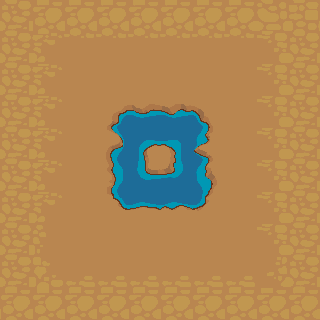

A level layout from a 2D game, rendered from its tile map. Below: a short description, then the map file with its tile-grid data intact:
An orthogonal 10x10 tile map with 32x32 px tiles, 2 tile layers (ground, water) and 2 objects (wall, water).

<map version="1.0" orientation="orthogonal" renderorder="left-down" width="10" height="10" tilewidth="32" tileheight="32" nextobjectid="20">
 <tileset firstgid="1" name="environment" tilewidth="32" tileheight="32" tilecount="400" columns="20">
  <image source="tileset01.png" width="640" height="640" />
 </tileset>
 <layer name="ground" width="10" height="10">
  <data encoding="csv">
5,6,6,6,6,6,6,6,7,8,
5,25,26,26,26,26,26,26,27,5,
5,25,46,46,46,46,46,46,27,5,
5,25,46,46,46,46,46,46,27,5,
5,25,46,46,46,46,46,46,27,5,
5,25,46,46,46,46,46,46,27,5,
5,25,46,46,46,46,46,46,27,5,
5,45,46,46,46,46,46,46,27,5,
5,65,66,66,66,66,66,66,47,5,
6,6,6,6,6,6,6,6,6,6
</data>
 </layer>
 <layer name="water" width="10" height="10">
  <data encoding="csv">
0,0,0,0,0,0,0,0,0,0,
0,0,0,0,0,0,0,0,0,0,
0,0,0,0,0,0,0,0,0,0,
0,0,0,41,42,43,44,0,0,0,
0,0,0,61,62,63,64,0,0,0,
0,0,0,81,82,83,84,0,0,0,
0,0,0,101,102,103,104,0,0,0,
0,0,0,0,0,0,0,0,0,0,
0,0,0,0,0,0,0,0,0,0,
0,0,0,0,0,0,0,0,0,0
</data>
 </layer>
 <objectgroup name="building_static">
  <object id="1" name="wall" x="48" y="36.6667" width="208.667" height="41.3333">
   <properties>
    <property name="static" type="bool" value="true" />
   </properties>
  </object>
  <object id="15" name="water" x="123.667" y="114.345">
   <polyline points="0,0 -10.6667,14.0976 -1.33333,25.8455 -13,39.2718 -11.6667,75.5226 0.666667,94.6551 34.6667,94.6551 72.6667,92.3055 88,70.1521 81,61.0894 83.6667,45.6492 69.3333,36.9222 83,26.8525 82.3333,11.4123 68,-1.67828 47.3333,1.00697 22,-0.671312 0.666667,0" />
  </object>
 </objectgroup>
</map>
